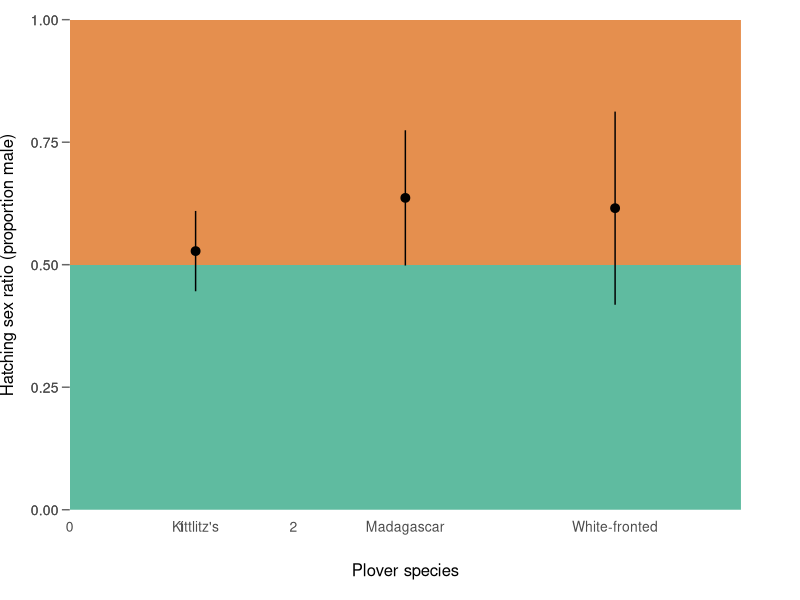
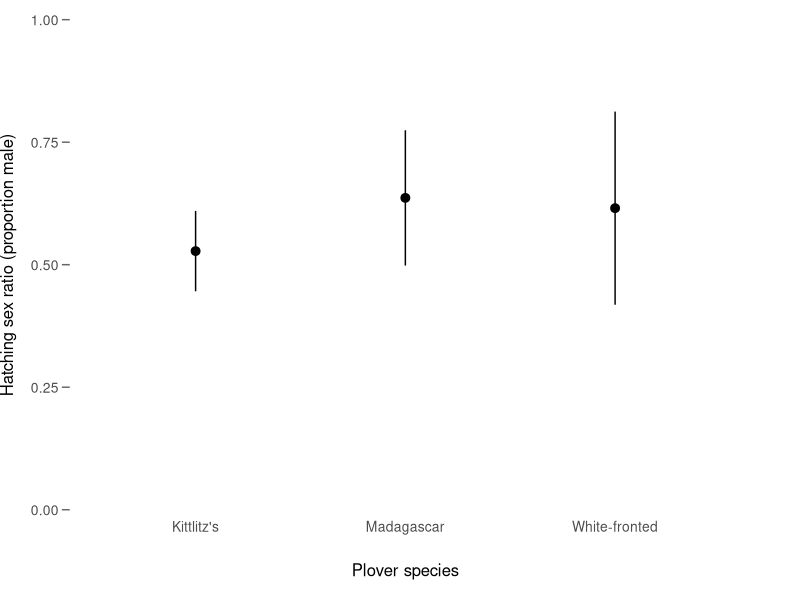
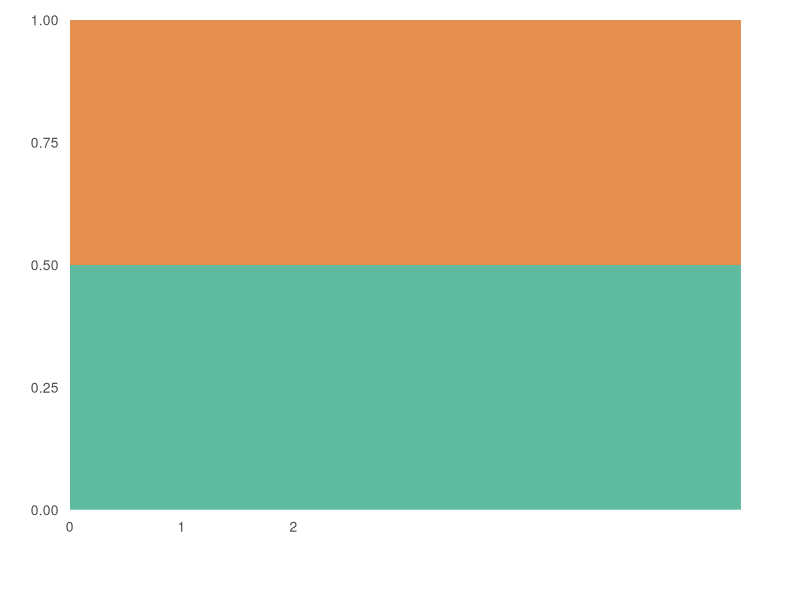

The R source for these figures, in order:
## ---- chunk 1
knitr::opts_chunk$set(collapse = TRUE, comment = "#>", cache = TRUE) # warning = FALSE
## ---- chunk 2
# install.packages("dplyr")
# install.packages("lme4")
# install.packages("ggplot2")
# install.packages("RColorBrewer")
# install.packages("grid")
library(dplyr)
library(lme4)
library(ggplot2)
library(RColorBrewer)
library(grid)
## ---- chunk 3
plover_chick <- 
  read.table(file = "data/plover_chick_data.txt", 
             header = TRUE, 
             stringsAsFactors = FALSE, 
             sep = "\t")
## ---- chunk 4
plover_chick[,c("easting", "northing")] <- 
  lapply(plover_chick[,c("easting", "northing")], as.numeric)

plover_chick[,c("chickID", "nestID", "species", "sex", "year")] <- 
  lapply(plover_chick[,c("chickID", "nestID", "species", "sex", "year")], as.factor)
## ---- chunk 5
plover_nest <- 
  plover_chick %>% 
  dplyr::group_by(species, year, nestID) %>%
  dplyr::summarise(no_males = sum(male),
                   no_females = sum(female),
                   Year = first(year),
                   dateinseason = first(dateinseason),
                   easting = first(easting),
                   northing = first(northing),
                   brood_size = no_males + no_females,
                   prop_male = no_males / brood_size)
## ---- chunk 6
KiP_HSR_model <- lme4::glmer(cbind(no_males, no_females) ~ (1| nestID),
                          data = dplyr::filter(plover_nest, species == "Kittlitz's"),
                          family = binomial)
summary(KiP_HSR_model)
## ---- chunk 7
MP_HSR_model <- lme4::glmer(cbind(no_males, no_females) ~ (1| nestID),
                          data = dplyr::filter(plover_nest, species == "Madagascar"),
                          family = binomial)
summary(MP_HSR_model)
## ---- chunk 8
WfP_HSR_model <- lme4::glmer(cbind(no_males, no_females) ~ (1| nestID),
                          data = dplyr::filter(plover_nest, species == "White-fronted"),
                          family = binomial)
summary(WfP_HSR_model)
## ---- chunk 9
plover_summary <- 
  plover_nest %>%
  dplyr::group_by(species) %>%
  dplyr::summarise(n_chicks = sum(brood_size),
                   n_nests = length(prop_male),
                   mean = mean(prop_male),
                   SE = sd(prop_male) / sqrt(length(prop_male)),
                   lower_CI = 
                     mean(prop_male) - (sd(prop_male) / sqrt(length(prop_male)) * 1.96),
                   upper_CI = 
                     mean(prop_male) + (sd(prop_male) / sqrt(length(prop_male)) * 1.96))
## ---- chunk 10
# draw the blank plot for the background
Figure_1_blank <- 
  ggplot2::ggplot(data = plover_summary, aes(y = mean, x = species)) + 
            theme_bw() +
            annotate("rect", xmin = 0, xmax = 6, ymin = 0, ymax = 0.5, alpha = 0.7,
                     fill = RColorBrewer::brewer.pal(8, "Dark2")[c(1)]) +
            annotate("rect", xmin = 0, xmax = 6, ymin = 0.5, ymax = 1, alpha = 0.7,
                     fill = RColorBrewer::brewer.pal(8, "Dark2")[c(2)]) +
                theme(text = element_text(colour = "white"),
                      legend.position = "none",
                      legend.background = element_rect(fill = NA),
                      axis.title.y = element_text(size = 12, margin = margin(0, 10, 0, 0)),
                      axis.text.y  = element_text(size = 10), 
                      axis.title.x = element_text(size = 12, margin = margin(20, 0, 0, 0)),
                      axis.text.x  = element_text(size = 10),
                      axis.ticks.x = element_blank(),
                      axis.ticks.y = element_line(size = 0.5, colour = "white"),
                      axis.ticks.length = unit(0.2, "cm"),
                      panel.grid.major = element_blank(),
                      panel.grid.minor = element_blank(),
                      panel.border = element_blank(),
                      panel.margin = unit(0.75, "lines"),
                      plot.margin = unit(c(0.5, 1.5, 0.5 ,0), "cm")) +
                scale_y_continuous(limits = c(0, 1), expand = c(0, 0)) +
                scale_x_continuous(limits=c(0, 6),breaks=c(0, 1, 2), expand = c(0, 0)) +
                xlab("Plover species") +
                ylab("Hatching sex ratio (proportion male)")

# draw the plot with the data
Figure_1 <- 
  ggplot2::ggplot(data = plover_summary, aes(y = mean, x = species)) + 
            theme_bw() +
            geom_pointrange(aes(ymin = lower_CI, ymax = upper_CI)) +
            theme(legend.position = "none",
                  panel.background = element_rect(fill = "transparent",colour = NA),
                  plot.background = element_rect(fill = "transparent",colour = NA),
                  axis.title.y = element_text(size = 12, margin = margin(0, 10, 0, 0)),
                  axis.text.y  = element_text(size = 10), 
                  axis.title.x = element_text(size = 12, margin = margin(20, 0, 0, 0)),
                  axis.text.x  = element_text(size = 10),
                  axis.ticks.x = element_blank(),
                  axis.ticks.y = element_line(size = 0.5, colour = "grey40"),
                  axis.ticks.length = unit(0.2, "cm"),
                  panel.grid.major = element_blank(),
                  panel.grid.minor = element_blank(),
                  panel.border = element_blank(),
                  panel.margin = unit(0.75, "lines"),
                  plot.margin = unit(c(0.5, 1.5, 0.5, 0), "cm")) +
            scale_y_continuous(limits = c(0, 1), expand = c(0, 0)) +
            xlab("Plover species") +
            ylab("Hatching sex ratio (proportion male)")

# Print the two layers
grid::pushViewport(
  grid::viewport(
    layout = grid::grid.layout(1, 1, widths = unit(1, "npc"))))
print(Figure_1_blank, newpage = FALSE)
print(Figure_1, newpage = FALSE)
grid::popViewport()
## ---- chunk 11
# Annual model
KiP_HSR_year <- 
  lme4::glmer(male ~ (1| nestID) + year, 
              data = dplyr::filter(plover_chick, species == "Kittlitz's"),
              family = binomial)

# Seasonal model
KiP_HSR_season <- 
  lme4::glmer(male ~ (1| nestID) + dateinseason, 
              data = dplyr::filter(plover_chick, species == "Kittlitz's"),
              family = binomial)

# No temporal effect model
KiP_HSR_null <- 
  lme4::glmer(male ~ (1| nestID), 
              data = dplyr::filter(plover_chick, species == "Kittlitz's"),
              family = binomial)

# Assess the effect of year
anova(KiP_HSR_year, KiP_HSR_null)

# Assess the effect of season
anova(KiP_HSR_season, KiP_HSR_null)
## ---- chunk 12
# Annual model
MP_HSR_year <- 
  lme4::glmer(male ~ (1| nestID) + year, 
              data = dplyr::filter(plover_chick, species == "Madagascar"),
              family = binomial)

# Seasonal model
MP_HSR_season <- 
  lme4::glmer(male ~ (1| nestID) + dateinseason, 
              data = dplyr::filter(plover_chick, species == "Madagascar"),
              family = binomial)

# No temporal effect model
MP_HSR_null <- 
  lme4::glmer(male ~ (1| nestID), 
              data = dplyr::filter(plover_chick, species == "Madagascar"),
              family = binomial)

# Assess the effect of year
anova(MP_HSR_year, MP_HSR_null)

# Assess the effect of season
anova(MP_HSR_season, MP_HSR_null)
## ---- chunk 13
# Annual model
WfP_HSR_year <- 
  lme4::glmer(male ~ (1| nestID) + year, 
              data = dplyr::filter(plover_chick, species == "White-fronted"),
              family = binomial)

# Seasonal model
WfP_HSR_season <- 
  lme4::glmer(male ~ (1| nestID) + dateinseason, 
              data = dplyr::filter(plover_chick, species == "White-fronted"),
              family = binomial)

# No temporal effect model
WfP_HSR_null <- 
  lme4::glmer(male ~ (1| nestID), 
              data = dplyr::filter(plover_chick, species == "White-fronted"),
              family = binomial)

# Assess the effect of year
anova(WfP_HSR_year, WfP_HSR_null)

# Assess the effect of season
anova(WfP_HSR_season, WfP_HSR_null)
